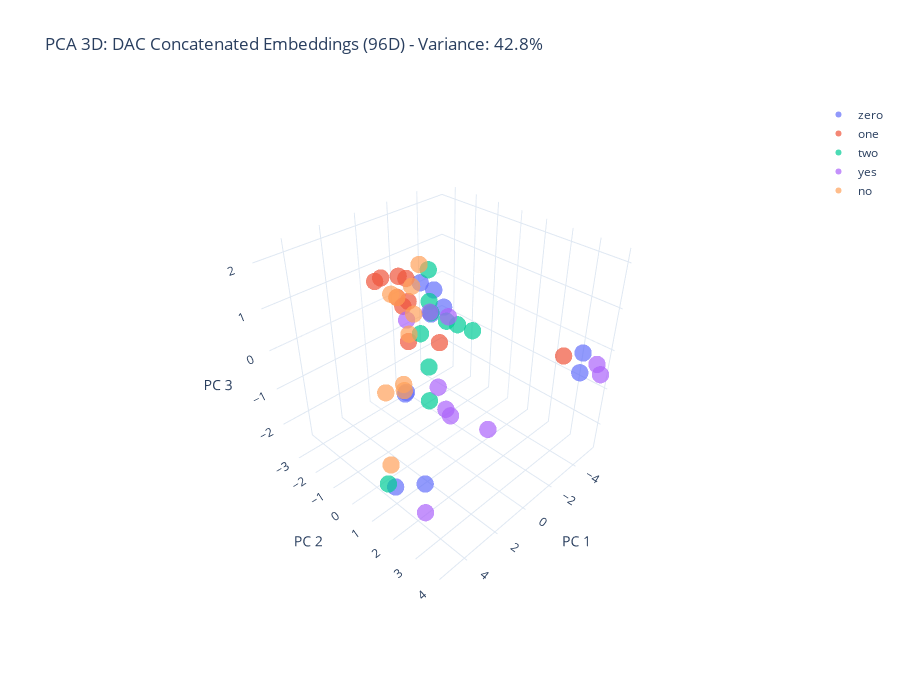

Write notebook code for a chart like this one.
### Code cell
# PCA - 3D
pca_3d = PCA(n_components=3, random_state=42)
pca_3d_result = pca_3d.fit_transform(embeddings)
variance_3d = pca_3d.explained_variance_ratio_.sum()

print(f"PCA 3D variance explained: {variance_3d:.2%}")

# 3D Plot
fig_3d = go.Figure()

for word in words:
    mask = np.array([label == word for label in valid_labels])
    fig_3d.add_trace(go.Scatter3d(
        x=pca_3d_result[mask, 0],
        y=pca_3d_result[mask, 1],
        z=pca_3d_result[mask, 2],
        mode='markers',
        name=word,
        marker=dict(size=6, color=color_map[word], opacity=0.7, line=dict(width=0))
    ))

fig_3d.update_layout(
    title=f'PCA 3D: DAC Concatenated Embeddings (96D) - Variance: {variance_3d:.1%}',
    scene=dict(
        xaxis_title='PC 1',
        yaxis_title='PC 2',
        zaxis_title='PC 3',
        aspectmode='cube',
        camera=dict(eye=dict(x=1.5, y=1.5, z=1.5))
    ),
    width=900,
    height=700,
    template='plotly_white'
)

fig_3d.write_html('dac_concat_pca_3d.html')
fig_3d.show()

print("Saved: dac_concat_pca_3d.html")

### Figure 1 — Plotly figure (JSON) as saved in the notebook; plotly's stock layout.template omitted (floating-point values rounded to 4 significant figures)
{"data": [{"marker": {"color": "#636EFA", "line": {"width": 0}, "opacity": 0.7, "size": 6}, "mode": "markers", "name": "zero", "type": "scatter3d", "x": [-4.674, -4.839, 4.475, 4.966, 0.8189, -0.2558, -1.035, -0.395, -1.014, -0.8591], "y": [3.426, 3.369, 2.703, 1.789, -0.02675, -0.3655, -0.7754, 0.1071, -2.364, -2.17], "z": [-0.5248, -0.07484, -1.184, -1.544, 1.686, 0.7015, 1.024, 0.967, -2.285, -2.124]}, {"marker": {"color": "#EF553B", "line": {"width": 0}, "opacity": 0.7, "size": 6}, "mode": "markers", "name": "one", "type": "scatter3d", "x": [-0.73, -4.15, 0.2382, -0.5501, -0.2283, -0.7183, -0.152, -0.04184, 0.6775, 1.419], "y": [-0.3172, 2.965, -1.091, -1.721, -1.672, -2.23, -1.883, -1.256, -1.961, -1.629], "z": [-0.08187, -0.1274, -0.08564, 1.141, 0.5419, 1.041, 0.718, 0.8028, 1.297, 1.422]}, {"marker": {"color": "#00CC96", "line": {"width": 0}, "opacity": 0.7, "size": 6}, "mode": "markers", "name": "two", "type": "scatter3d", "x": [1.539, 1.929, 1.81, 0.1225, -0.08036, 5.188, -0.5359, 0.5458, 0.3718, 0.1927], "y": [2.506, 1.799, 2.132, -0.2187, -0.3637, 1.651, -0.6568, -0.2693, 0.01601, -0.04712], "z": [1.502, 1.569, 1.57, -1.415, -0.589, -1.454, 1.594, 0.4174, 1.21, 0.9057]}, {"marker": {"color": "#AB63FA", "line": {"width": 0}, "opacity": 0.7, "size": 6}, "mode": "markers", "name": "yes", "type": "scatter3d", "x": [-5.47, -5.312, -0.05762, 1.222, 0.7619, 0.4785, 4.449, -0.8554, -0.3419, 0.6212], "y": [3.878, 3.749, 2.319, 1.518, 1.003, 0.461, 2.674, -0.8428, 0.3483, -0.8438], "z": [-0.6094, -0.3484, -1.274, -0.8787, -1.025, -0.7076, -1.987, 0.5041, 0.8217, 0.5933]}, {"marker": {"color": "#FFA15A", "line": {"width": 0}, "opacity": 0.7, "size": 6}, "mode": "markers", "name": "no", "type": "scatter3d", "x": [4.842, 0.3436, 0.5692, 1.053, 0.2649, -0.5574, -1.772, -0.8843, -1.67, -1.721], "y": [1.536, -1.785, -0.5952, 0.1182, -0.7732, -2.223, -3.041, -3.433, -2.537, -2.979], "z": [-1.115, 0.9046, 1.426, 2.137, 0.6878, 0.552, -2.409, -2.601, -0.7161, -2.573]}], "layout": {"height": 700, "scene": {"aspectmode": "cube", "camera": {"eye": {"x": 1.5, "y": 1.5, "z": 1.5}}, "xaxis": {"title": {"text": "PC 1"}}, "yaxis": {"title": {"text": "PC 2"}}, "zaxis": {"title": {"text": "PC 3"}}}, "title": {"text": "PCA 3D: DAC Concatenated Embeddings (96D) - Variance: 42.8%"}, "width": 900}}
